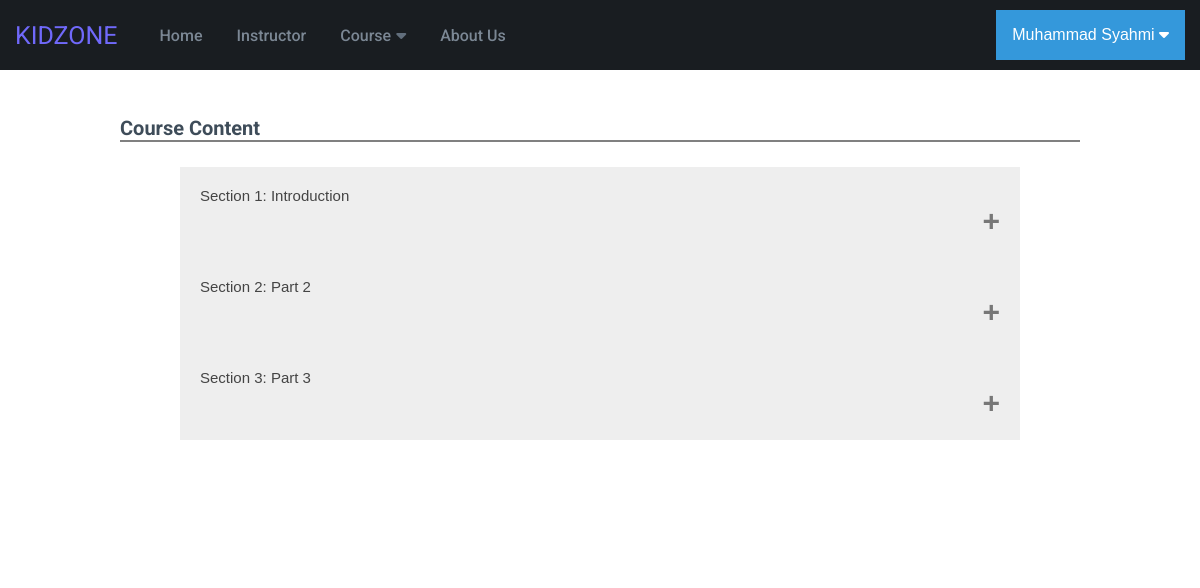
The app's page /content.php?content=1 (signed in) with its own data.
### tables this page shows
CREATE TABLE `section` (
  `section_id` int(11) NOT NULL,
  `section_number` int(11) NOT NULL,
  `section_name` varchar(80) NOT NULL,
  `section_created` date NOT NULL,
  `content_id` int(11) NOT NULL
);

### content.php (the view, shortened to what this page needs)
<?php
include "resources/conn.php";
?>
<!DOCTYPE html>
<html style=" background-color: #ffffff !important;">
<head>
  <link rel="stylesheet" href="resources/css/global.css" />
  <link rel="stylesheet" href="resources/css/components/card.css" />
  <link rel="stylesheet" href="resources/css/components/stats.css" />
  <link rel="stylesheet" href="resources/css/components/badge.css" />
  <link rel="stylesheet" href="resources/css/components/input.css" />
  <link rel="stylesheet" href="resources/css/components/header.css" />
  <link rel="stylesheet" href="resources/css/components/button.css" />
  <link rel="stylesheet" href="resources/css/components/heading.css" />
  <link rel="stylesheet" href="resources/css/components/table.css" />
  <link rel="stylesheet" href="resources/css/components/switch.css" />
  <link rel="stylesheet" href="resources/css/components/hamburgers.css" />
  <link rel="stylesheet" href="resources/css/components/form.css" />
</head>
<body>
  <body>
    <div class="header">
      <?php include('header.php'); ?>
    </div>
    <div class="bottom">
      <br><label style="font-size: 20px; margin-left: 10%; font-weight: bold;">Course Content</label>
      <br>
      <hr style="height:2px;border-width:0;color:gray;background-color:gray">
      <?php
      $sql = "SELECT * FROM section WHERE content_id = " . $_SESSION['content'] . "";
      $result = $conn->query($sql);
      if ($result->num_rows > 0) {
        $i = 1;
        while ($row = $result->fetch_assoc()) {
      ?>
          <button class="accordion">Section <?php echo $i; ?>: <?php echo $row['section_name']; ?><p></p></button>
      <?php
          $i++;
        }
      }
      ?>
  </body>
</html>

### resources/css/global.css (style rules this page uses)
:root { --color-red: #ec5858; --color-base: #f5f7fa; --color-white: #fff; --color-green: #00af91; --color-table: #eff1f5; --color-header: #191d21; --color-grey-900: #1f2933; --color-grey-800: #1f2933; --color-grey-700: #323f4b; --color-grey-600: #3e4c59; --color-grey-500: #52606d; --color-grey-400: #616e7c; --color-grey-300: #7b8794; --color-grey-200: #9aa5b1; --color-grey-100: #cbd2d9; --device-sm: 640px; --device-md: 768px; --device-lg: 1024px; --device-xl: 1280px; --device-2xl: 1440px; --color-link: #7069fa; --color-link-hover: #8c86ff; --color-border-button: #9aa5b1; --color-border: #e8e9eb; --color-font: #3e4c59; --color-font-light: #616e7c; --color-font-lighter: #9aa5b1; --color-outline: #a0c2ff; --size-10: 10px; --size-12: 12px; --size-14: 14px; --size-16: 16px; --size-18: 18px; --size-20: 20px; --size-22: 22px; --size-24: 24px; --size-28: 28px; --size-32: 32px; --size-48: 48px; --size-64: 64px; --rounded: 4px; --rounded-sm: 2px; --rounded-md: 5px; --rounded-lg: 8px; --rounded-circular: 50%; --wh-1-2: 50%; --wh-1-3: 33.333333%; --wh-2-3: 66.666667%; --wh-1-4: 25%; --wh-2-4: 50%; --wh-3-4: 75%; --wh-1-5: 20%; --wh-2-5: 40%; --wh-3-5: 60%; --wh-4-5: 80%; --wh-1-6: 16.666667%; --wh-2-6: 33.333333%; --wh-3-6: 50%; --wh-4-6: 66.666667%; --wh-5-6: 83.333333%; --wh-1-12: 8.333333%; --wh-2-12: 16.666667%; --wh-3-12: 25%; --wh-4-12: 33.333333%; --wh-5-12: 41.666667%; --wh-6-12: 50%; --wh-7-12: 58.333333%; --wh-8-12: 66.666667%; --wh-9-12: 75%; --wh-10-12: 83.333333%; --wh-11-12: 91.666667%; --shadow-sm: 0 -1px 3px rgba(0, 0, 0, 0.02), 0 1px 2px rgba(0, 0, 0, 0.03), 0 4px 4px rgba(0, 0, 0, 0.03); --shadow-lg: 0 -1px 3px rgba(0, 0, 0, 0.02), 0 1px 2px rgba(0, 0, 0, 0.05), 0 3px 4px rgba(0, 0, 0, 0.05), 0 5px 8px rgba(0, 0, 0, 0.05); --shadow-xl: 0 -1px 3px rgba(0, 0, 0, 0.02), 0 1px 2px rgba(0, 0, 0, 0.05), 0 3px 4px rgba(0, 0, 0, 0.05), 0 5px 8px rgba(0, 0, 0, 0.05), 0 16px 16px rgba(0, 0, 0, 0.05); --padding-x-sm: 15px; --padding-x-lg: 100px; --padding-x-xl: 18%; --padding-overlap: 50px; --padding-std-compact: 15px; --padding-std-padded: 20px; --font-default: "Roboto", sans-serif; }
html, body { color: var(--color-font); margin: 0; padding: 0; min-height: 100%; font-size: var(--size-14); font-family: var(--font-default); background-color: var(--color-base); }

### resources/css/components/header.css (style rules this page uses)
.header { width: 100%; padding: 15px var(--padding-x-sm) 10px; z-index: 9; position: relative; font-size: var(--size-14); background-color: var(--color-header); }
@media (min-width: 640px) { .header { font-size: var(--size-16); padding-top: 10px; } }

### content.php (style rules this page uses)
.bottom { background-color: white; padding-top: 30px; padding-bottom: 10%; }
hr { border: 1px solid #f1f1f1; margin-bottom: 25px; margin-left: 10%; margin-right: 10%; }
.accordion { background-color: #eee; color: #444; cursor: pointer; padding: 20px; width: 70%; border: none; text-align: left; outline: none; font-size: 15px; transition: 0.4s; margin-left: 15%; }
.accordion:after { content: '\002B'; color: #777; font-weight: bold; float: right; margin-left: 5px; font-size: 30px; }

### records on screen
section: section_name "Introduction"
section: section_name "Part 2"
section: section_name "Part 3"
